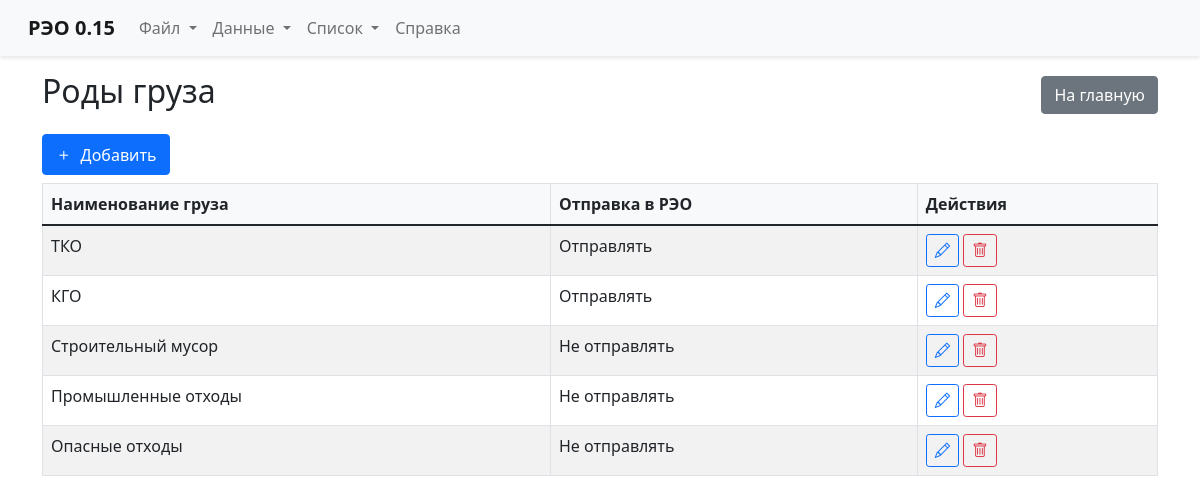
/cargo_types, run on the app's committed database.
### tables this page shows
CREATE TABLE list_cargotypes (
                id INTEGER PRIMARY KEY AUTOINCREMENT,
                name TEXT NOT NULL,
                reosend INTEGER DEFAULT 1
            );

### app.py (the view)
@app.route('/cargo_types')
def cargo_types():
    conn = sqlite3.connect('app_data.sqlite')
    cursor = conn.cursor()
    cursor.execute("SELECT name, reosend FROM list_cargotypes")
    rows = cursor.fetchall()
    conn.close()
    return render_template('cargo_types.html', rows=rows)

### templates/cargo_types.html (shortened to what this page needs)
{% extends "base.html" %}
{% block content %}
<div class="container">
    <div class="d-flex justify-content-between align-items-center mb-3">
        <h2>Роды груза</h2>
        <a href="/" class="btn btn-secondary">На главную</a>
    </div>
    <div class="mb-2">
        <button class="btn btn-primary" id="addCargoType">
            <i class="bi bi-plus"></i> Добавить
        </button>
    </div>
    <div class="table-responsive">
        <table class="table table-striped table-bordered">
            <thead>
                <tr>
                    <th>Наименование груза</th>
                    <th>Отправка в РЭО</th>
                    <th>Действия</th>
                </tr>
            </thead>
            <tbody>
                {% for row in rows %}
                <tr>
                    <td>{{ row[0] }}</td>
                    <td>{{ "Отправлять" if row[1] else "Не отправлять" }}</td>
                    <td>
                        <button class="btn btn-sm btn-outline-primary edit-cargo" data-id="{{ loop.index }}">
                            <i class="bi bi-pencil"></i>
                        </button>
                        <button class="btn btn-sm btn-outline-danger delete-cargo" data-id="{{ loop.index }}">
                            <i class="bi bi-trash"></i>
                        </button>
                    </td>
                </tr>
                {% endfor %}
            </tbody>
        </table>
    </div>
</div>
{% endblock %}

### static/css/style.css (style rules this page uses)
.table-responsive { overflow-x: auto; }
.table th { white-space: nowrap; background-color: #f8f9fa; }
.table td { white-space: nowrap; }
.btn { display: inline-flex; align-items: center; gap: 0.5rem; }
.btn i { font-size: 1.1em; }

### data on the page
list_cargotypes: name "ТКО", reosend "Отправлять"
list_cargotypes: name "КГО", reosend "Отправлять"
list_cargotypes: name "Строительный мусор", reosend "Не отправлять"
list_cargotypes: name "Промышленные отходы", reosend "Не отправлять"
list_cargotypes: name "Опасные отходы", reosend "Не отправлять"
